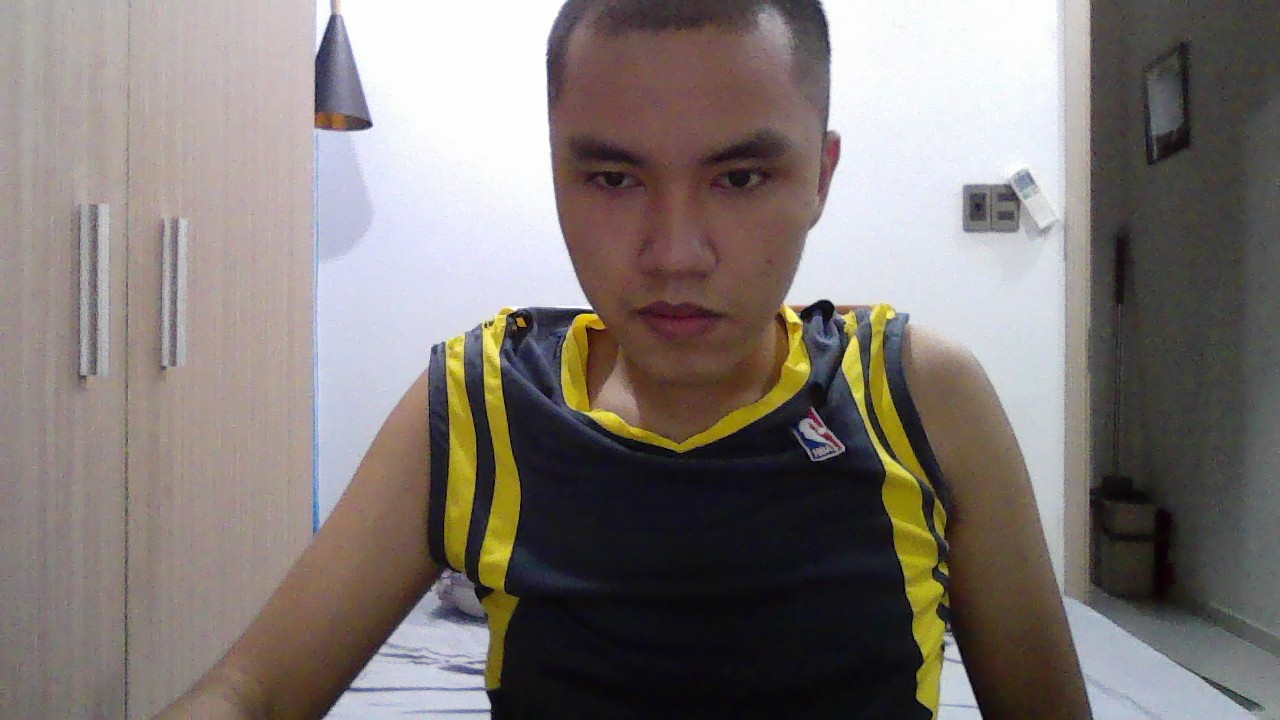
%> input picture Bai1/Capture.jpg, 1280 x 720 px
$ octave All_gaussian_filter.m   (GNU Octave 9; MATLAB toolbox functions it lacks are replaced by stand-ins)
%> lines starting %> are read from the running program, lines starting %| are printed output that depends on the picture
clc
close all
I=imread("Capture.jpg");
%> I is the input picture: size 720x1280x3 uint8; mean R, G, B 128.9, 121.1, 117.5
I=rgb2gray(I);
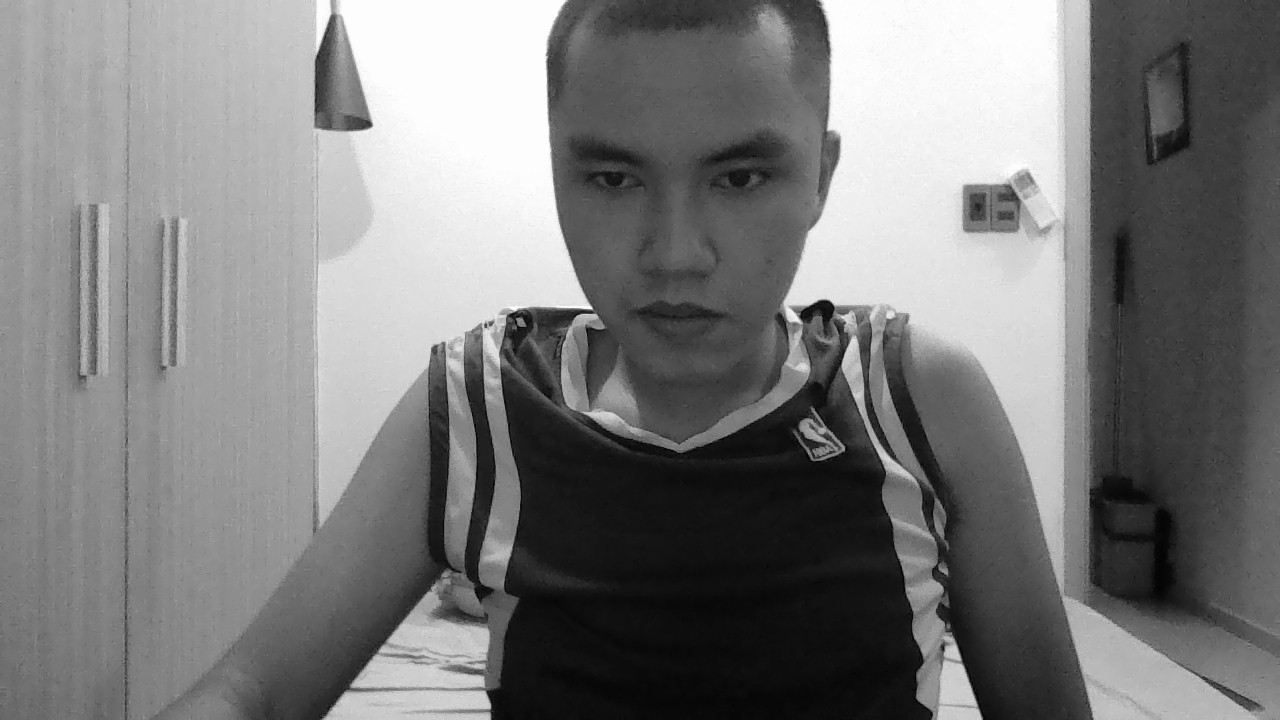
%> I: size 720x1280 uint8; min 0, max 255, mean 123
figure
imshow(I)
I=imnoise(I,"gaussian")
figure
imshow(I)
J=imgaussfilt(I);% using gaussian filter with standard deviation=0.5
figure
montage([I,J])
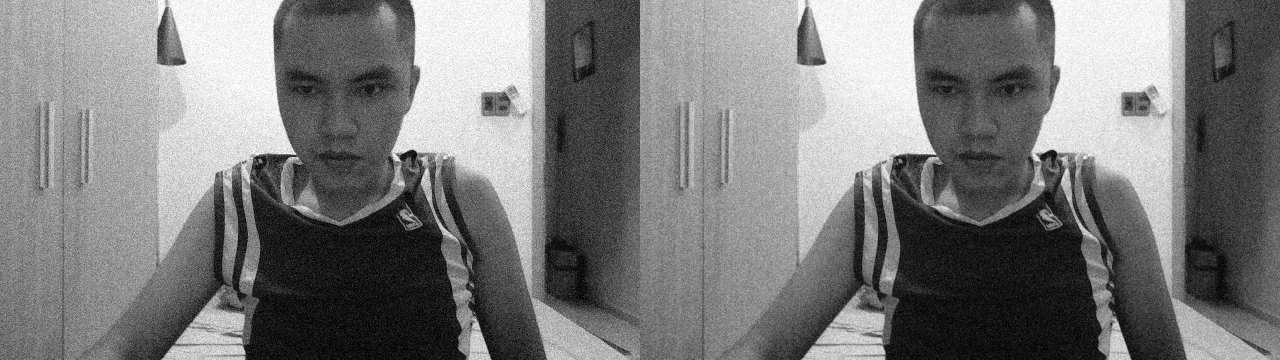
%> displayed picture: size 720x2560, on the screen's scale of 0 to 255 (shown at 1/2 size); min 0, max 255, mean 122.8
title('Standard deviation=0.5')
H=imgaussfilt(I,10);
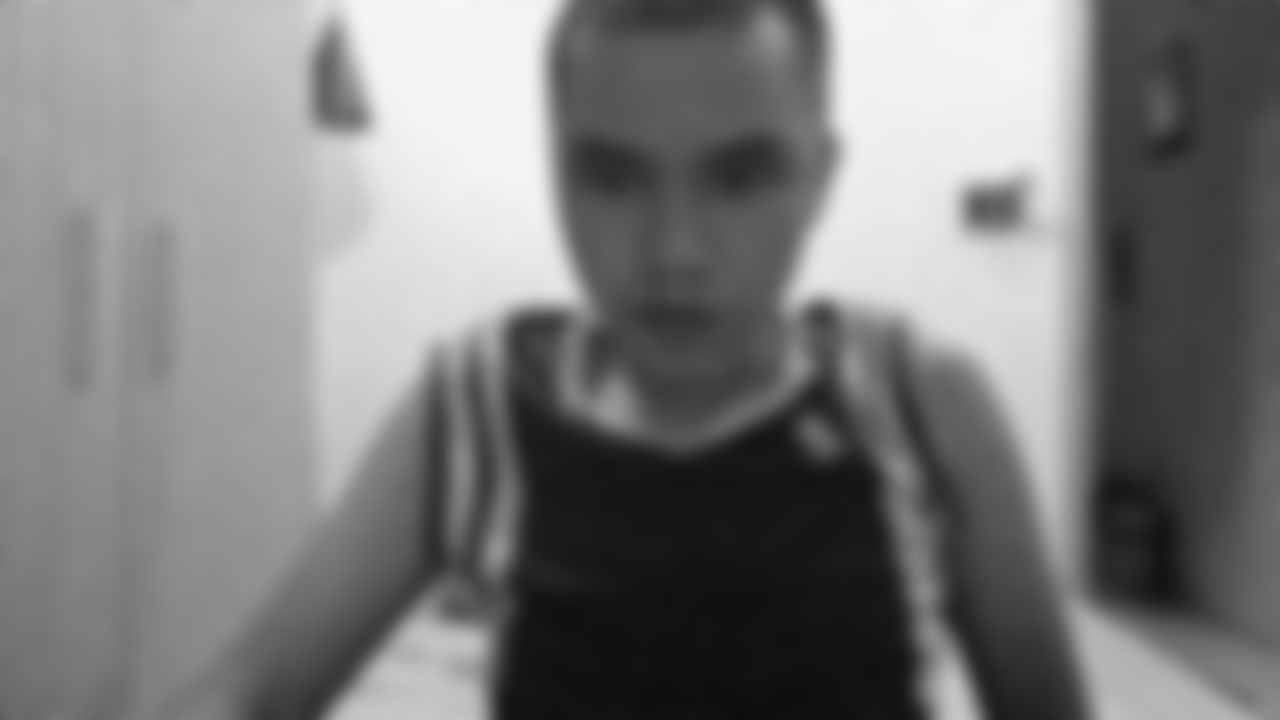
%> H: size 720x1280 uint8; min 13, max 247, mean 122.8
figure
montage([I,H])
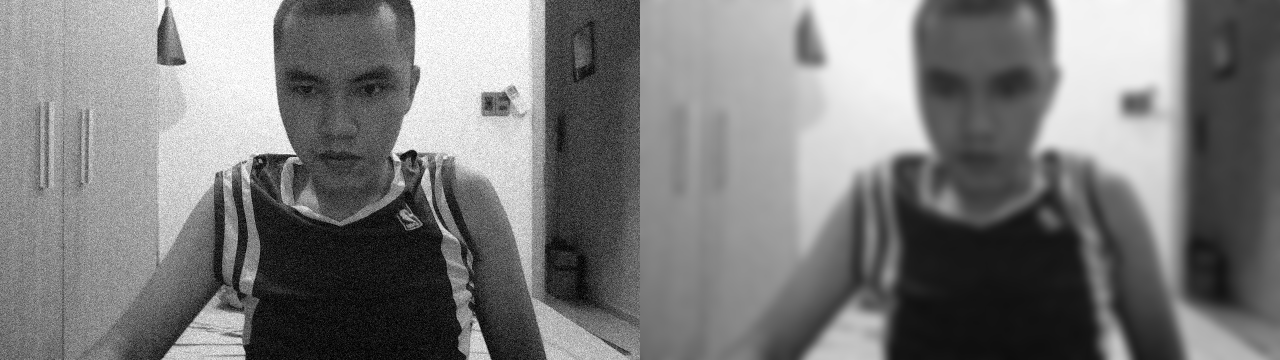
%> displayed picture: size 720x2560, on the screen's scale of 0 to 255 (shown at 1/2 size); min 0, max 255, mean 122.8; mean of the top-left, top-right, bottom-left and bottom-right quarters 154.8, 154.7, 90.8, 90.9
title('Standard deviation=10')
